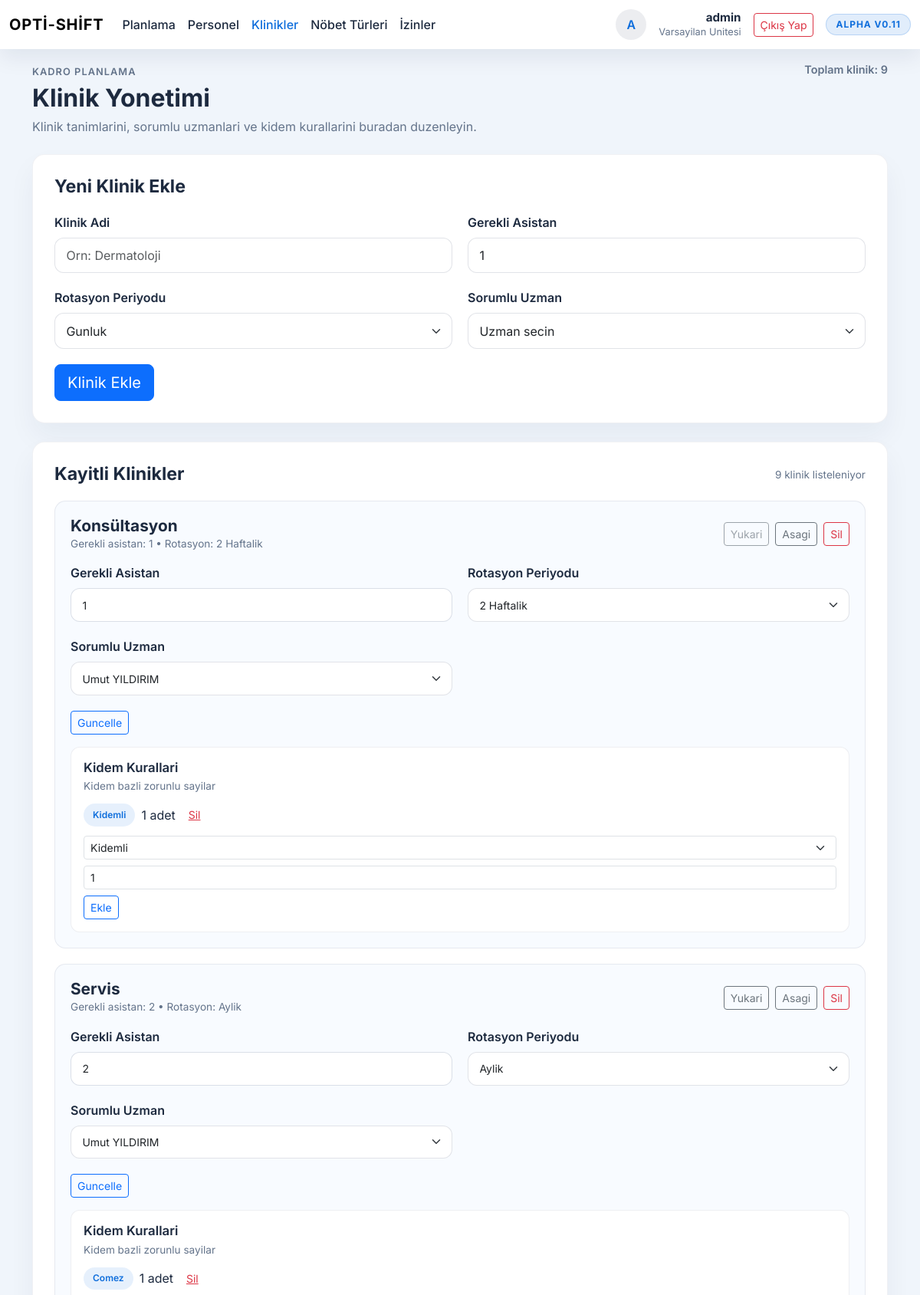
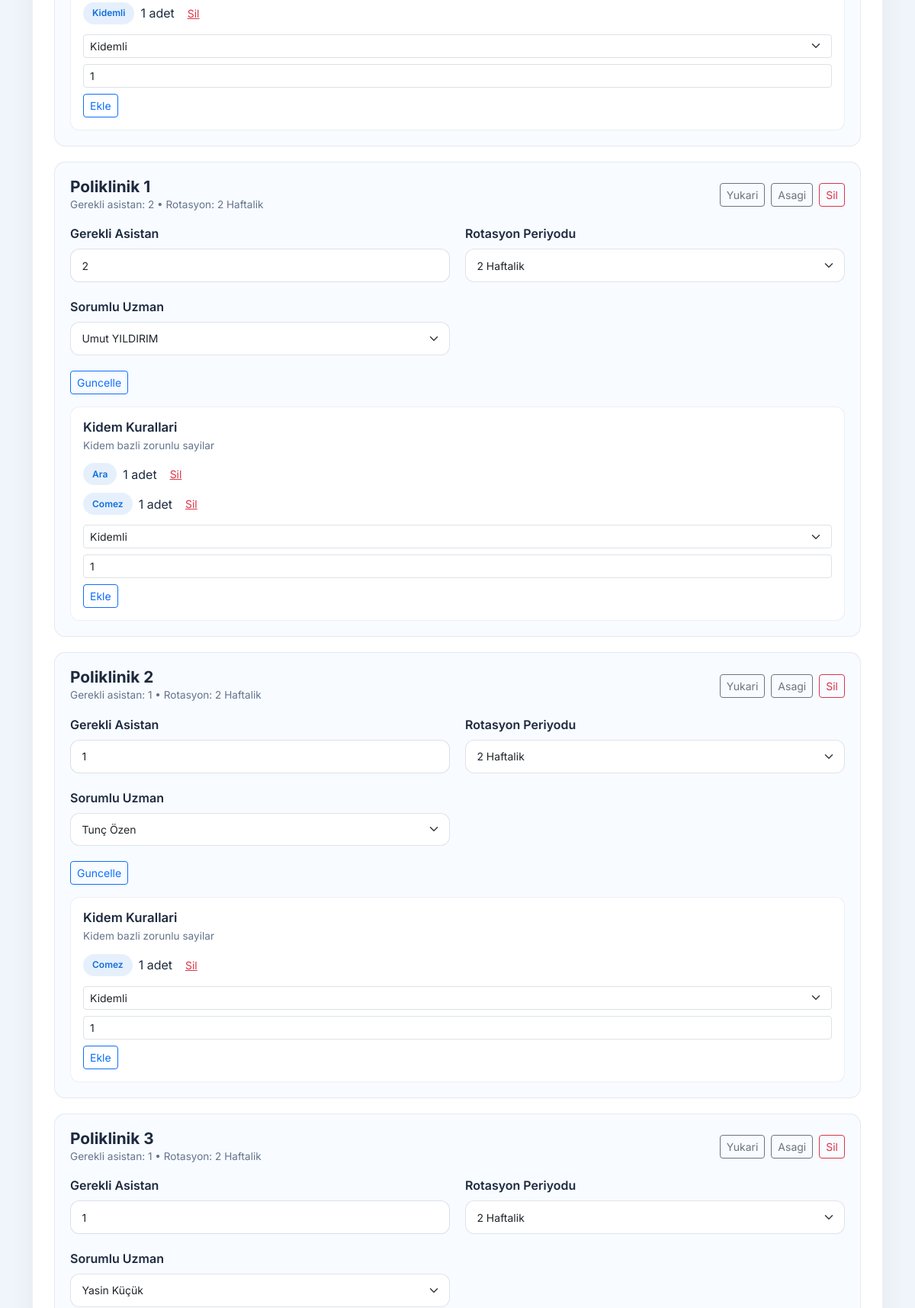
The app's page /klinikler (signed in, upper part) with its own data (2 pictures, top to bottom).
### tables this page shows
CREATE TABLE units (
            id INTEGER PRIMARY KEY AUTOINCREMENT,
            name TEXT NOT NULL UNIQUE
        );

CREATE TABLE clinics (
                id INTEGER PRIMARY KEY AUTOINCREMENT,
                name TEXT NOT NULL UNIQUE
            , display_order INTEGER, required_assistants INTEGER, sorumlu_uzman_id INTEGER, rotation_period TEXT, unit_id INTEGER REFERENCES units(id));

### app.py (the view, shortened to what this page needs)
@app.route("/klinikler", methods=["GET", "POST"])
@login_required
def klinikler():
    error = None
    unit_id = _require_unit_id()
    staff_rows = [dict(row) for row in list(list_staff(unit_id))]
    specialists = [
        row
        for row in staff_rows
        if (row.get("title") or "").strip().lower() == "uzm. dr."
    ]
    specialist_ids = {row["id"] for row in specialists}
    staff_name_map = {row["id"]: row.get("name") for row in staff_rows}
    rules_lookup = defaultdict(list)
    for rule_row in list(list_clinic_seniority_rules(unit_id)):
        rule_dict = dict(rule_row)
        clinic_id = rule_dict.get("clinic_id")
        if clinic_id is None:
            continue
        seniority_key = (rule_dict.get("required_seniority") or "").strip().lower()
        rule_dict["required_seniority"] = seniority_key
        rule_dict["seniority_label"] = SENIORITY_LABELS.get(seniority_key, seniority_key.title())
        rules_lookup[clinic_id].append(rule_dict)
    clinic_records = []
    for row in list(list_clinics(unit_id)):
        row_dict = dict(row)
        clinic_id = row_dict.get("id")
        rotation_period = (row_dict.get("rotation_period") or DEFAULT_ROTATION_PERIOD).strip().lower()
        if rotation_period not in CLINIC_ROTATION_LABELS:
            rotation_period = DEFAULT_ROTATION_PERIOD
        row_dict["rotation_period"] = rotation_period
        row_dict["rotation_period_label"] = CLINIC_ROTATION_LABELS.get(rotation_period, rotation_period.title())
        responsible_id = row_dict.get("sorumlu_uzman_id")
        row_dict["responsible_name"] = (
            staff_name_map.get(responsible_id) if responsible_id is not None else None
        )
        row_dict["seniority_rules"] = sorted(
            rules_lookup.get(clinic_id, []),
            key=lambda item: item.get("seniority_label", ""),
        )
        clinic_records.append(row_dict)
    return render_template(
        "klinikler.html",
        clinics=clinic_records,
        specialists=specialists,
        error=error,
        rotation_options=CLINIC_ROTATION_OPTIONS,
        seniority_options=SENIORITY_CHOICES,
        default_rotation=DEFAULT_ROTATION_PERIOD,
    )

### app.py (called while the page is built)
def _current_unit() -> Optional[Dict[str, str]]:
    return getattr(g, "current_unit", None)

def _require_unit_id() -> int:
    unit = _current_unit()
    if not unit:
        abort(401)
    return int(unit["id"])

@app.before_request
def load_current_account() -> None:
    unit_id = session.get("unit_id")
    username = session.get("username")
    g.current_user = None
    g.current_unit = None
    if unit_id is None:
        return
    unit_row = get_unit_by_id(unit_id)
    if unit_row is None:
        session.clear()
        return
    g.current_user = {"username": username or "", "unit_id": int(unit_row["id"])}
    g.current_unit = {"id": int(unit_row["id"]), "name": unit_row["name"]}

@app.context_processor
def inject_template_context():
    unit = _current_unit()
    user = getattr(g, "current_user", None)
    unit_name = unit["name"] if unit else None
    username = user["username"] if user else None
    return {
        "current_username": username,
        "current_clinic_name": unit_name,
        "current_unit_name": unit_name,
    }

def login_required(view):
    @wraps(view)
    def wrapped_view(*args, **kwargs):
        if "unit_id" not in session:
            next_candidate = request.full_path if request.query_string else request.path
            next_hint = _safe_redirect_target(next_candidate.rstrip("?"))
            if next_hint:
                return redirect(url_for("login", next=next_hint))
            return redirect(url_for("login"))
        return view(*args, **kwargs)
    return wrapped_view

### src/db.py (called while the page is built)
def get_connection() -> sqlite3.Connection:
    conn = sqlite3.connect(DB_PATH)
    conn.row_factory = sqlite3.Row
    conn.execute("PRAGMA foreign_keys = ON")
    return conn

def get_unit_by_id(unit_id: int) -> Optional[Mapping[str, Any]]:
    with get_connection() as conn:
        row = conn.execute(
            "SELECT id, name FROM units WHERE id = ?",
            (unit_id,),
        ).fetchone()
    return row

def list_staff(unit_id: int) -> Iterable[Mapping[str, Optional[str]]]:
    with get_connection() as conn:
        rows = conn.execute(
            """
            SELECT id, name, title, seniority, min_night_duties_per_month, max_night_duties_per_month
            FROM staff
            WHERE unit_id = ?
            ORDER BY id ASC
            """,
            (unit_id,),
        ).fetchall()
    return rows

### templates/klinikler.html (shortened to what this page needs)
{% extends "layout.html" %}
{% block page_header %}
  <div class="opt-page-header">
    <div>
      <span class="opt-page-eyebrow">Kadro Planlama</span>
      <h1 class="opt-page-title">Klinik Yonetimi</h1>
      <p class="opt-page-subtitle">
        Klinik tanimlarini, sorumlu uzmanlari ve kidem kurallarini buradan duzenleyin.
      </p>
    </div>
    <div class="opt-page-actions">
      <span class="opt-page-meta">Toplam klinik: {{ clinics|length }}</span>
    </div>
  </div>
{% endblock %}
{% block content %}
  <section class="opt-surface-card">
    <header class="opt-toolbar">
      <h2 class="opt-toolbar-title">Yeni Klinik Ekle</h2>
    </header>
    <form method="post" action="{{ url_for('klinikler') }}" class="opt-form-grid opt-form-grid--cols-2">
      <div>
        <label class="form-label" for="name">Klinik Adi</label>
        <input type="text" id="name" name="name" class="form-control" placeholder="Orn: Dermatoloji" required>
      </div>
      <div>
        <label class="form-label" for="required_assistants">Gerekli Asistan</label>
        <input type="number" id="required_assistants" name="required_assistants" class="form-control" value="1" min="1" required>
      </div>
      <div>
        <label class="form-label" for="rotation_period">Rotasyon Periyodu</label>
        <select id="rotation_period" name="rotation_period" class="form-select">
          {% for value, label in rotation_options %}
            <option value="{{ value }}" {% if value == default_rotation %}selected{% endif %}>{{ label }}</option>
          {% endfor %}
        </select>
      </div>
      <div>
        <label class="form-label" for="responsible_specialist">Sorumlu Uzman</label>
        <select id="responsible_specialist" name="responsible_specialist" class="form-select">
          <option value="">Uzman secin</option>
        </select>
      </div>
      <div class="opt-form-grid__full">
        <div class="opt-floating-actions">
          <button type="submit" class="btn btn-primary btn-lg">Klinik Ekle</button>
        </div>
      </div>
    </form>
  </section>
  <section class="opt-surface-card">
    <header class="opt-toolbar">
      <h2 class="opt-toolbar-title">Kayitli Klinikler</h2>
      {% if clinics %}
        <span class="opt-meta">{{ clinics|length }} klinik listeleniyor</span>
      {% endif %}
    </header>
    {% if clinics %}
      <div class="opt-clinic-list">
        {% for clinic in clinics %}
          <article class="opt-clinic-card">
            <div class="opt-clinic-card__header">
              <div>
                <h3 class="opt-clinic-card__title">{{ clinic['name'] }}</h3>
                <p class="opt-meta mb-0">
                  Gerekli asistan: {{ clinic['required_assistants'] or 1 }} • Rotasyon: {{ clinic['rotation_period_label'] }}
                </p>
              </div>
              <div class="opt-clinic-card__actions">
                <form method="post" action="{{ url_for('klinikler') }}">
                  <button type="submit" class="btn btn-outline-secondary btn-sm" {% if loop.first %}disabled{% endif %}>Yukari</button>
                </form>
                <form method="post" action="{{ url_for('klinikler') }}">
                  <button type="submit" class="btn btn-outline-secondary btn-sm" {% if loop.last %}disabled{% endif %}>Asagi</button>
                </form>
                <form method="post" action="{{ url_for('klinikler') }}">
                  <button type="submit" class="btn btn-outline-danger btn-sm">Sil</button>
                </form>
              </div>
            </div>
            <div class="opt-clinic-card__body">
              <form method="post" action="{{ url_for('klinikler') }}" class="opt-clinic-update">
                <div class="opt-form-grid opt-form-grid--cols-2">
                  <div>
                    <label class="form-label" for="required_assistants_{{ clinic['id'] }}">Gerekli Asistan</label>
                    <input
                      type="number"
                      id="required_assistants_{{ clinic['id'] }}"
                      name="required_assistants"
                      class="form-control form-control-sm"
                      value="{{ clinic['required_assistants'] or 1 }}"
                      min="1"
                      required
                    >
                  </div>
                  <div>
                    <label class="form-label" for="rotation_period_{{ clinic['id'] }}">Rotasyon Periyodu</label>
                    <select id="rotation_period_{{ clinic['id'] }}" name="rotation_period" class="form-select form-select-sm">
                      {% for value, label in rotation_options %}
                        <option value="{{ value }}" {% if value == clinic['rotation_period'] %}selected{% endif %}>{{ label }}</option>
                      {% endfor %}
                    </select>
                  </div>
                  <div>
                    <label class="form-label" for="responsible_specialist_{{ clinic['id'] }}">Sorumlu Uzman</label>
                    <select id="responsible_specialist_{{ clinic['id'] }}" name="responsible_specialist" class="form-select form-select-sm">
                      {% for specialist in specialists %}
                        <option value="{{ specialist['id'] }}" {% if clinic['sorumlu_uzman_id'] == specialist['id'] %}selected{% endif %}>
                          {{ specialist['name'] }}
                        </option>
                      {% endfor %}
                    </select>
                  </div>
                  <div class="opt-clinic-update__actions">
                    <button type="submit" class="btn btn-outline-primary btn-sm">Guncelle</button>
                  </div>
                </div>
              </form>
              <div class="opt-clinic-rules">
                <div class="opt-clinic-rules__header">
                  <h4>Kidem Kurallari</h4>
                  <span class="opt-meta">Kidem bazli zorunlu sayilar</span>
                </div>
                {% if clinic.seniority_rules %}
                  <ul class="opt-clinic-rules__list">
                    {% for rule in clinic.seniority_rules %}
                      <li>
                        <span class="opt-badge">{{ rule["seniority_label"] }}</span>
                        <span>{{ rule["required_count"] }} adet</span>
                        <form method="post" action="{{ url_for('klinikler') }}">
                          <button type="submit" class="btn btn-link btn-sm text-danger">Sil</button>
                        </form>
                      </li>
                    {% endfor %}
                  </ul>
                {% else %}
                  <p class="opt-meta mb-2">Henuz kural eklenmedi.</p>
                {% endif %}
                <form method="post" action="{{ url_for('klinikler') }}" class="opt-clinic-rules__form">
                  <select name="required_seniority" class="form-select form-select-sm">
                    {% for value, label in seniority_options %}
                      <option value="{{ value }}">{{ label }}</option>
                    {% endfor %}
                  </select>
                  <input type="number" name="required_count" class="form-control form-control-sm" value="1" min="1">
                  <button type="submit" class="btn btn-outline-primary btn-sm">Ekle</button>
                </form>
              </div>
            </div>
          </article>
        {% endfor %}
      </div>
    {% else %}
      <div class="opt-empty-state">
        <p>Henuz klinik eklenmedi. Once ekip yapinizi olusturun.</p>
      </div>
    {% endif %}
  </section>
{% endblock %}

### templates/layout.html (shortened to what this page needs)
<!doctype html>
<html lang="tr">
  <head>
    <link
      href="https://cdn.jsdelivr.net/npm/bootstrap@5.3.3/dist/css/bootstrap.min.css"
      rel="stylesheet"
    >
    <link rel="stylesheet" href="{{ url_for('static', filename='css/app.css') }}">
  </head>
  <body>
    {% block navbar %}
      <nav class="navbar navbar-expand-lg navbar-light fixed-top opt-navbar">
        <div class="container-fluid">
          <a class="navbar-brand" href="{{ url_for('planla') }}">Opti-Shift</a>
          <div class="collapse navbar-collapse" id="primaryNav">
            {% set endpoint = request.endpoint %}
            <ul class="navbar-nav me-auto mb-2 mb-lg-0">
              <li class="nav-item">
                <a class="nav-link {% if endpoint in ['planla', 'planla_approve'] %}active{% endif %}" href="{{ url_for('planla') }}">Planlama</a>
              </li>
              <li class="nav-item">
                <a class="nav-link {% if endpoint == 'personel' %}active{% endif %}" href="{{ url_for('personel') }}">Personel</a>
              </li>
              <li class="nav-item">
                <a class="nav-link {% if endpoint == 'klinikler' %}active{% endif %}" href="{{ url_for('klinikler') }}">Klinikler</a>
              </li>
              <li class="nav-item">
                <a class="nav-link {% if endpoint == 'nobetler' %}active{% endif %}" href="{{ url_for('nobetler') }}">Nöbet Türleri</a>
              </li>
              <li class="nav-item">
                <a class="nav-link {% if endpoint == 'nler' %}active{% endif %}" href="{{ url_for('nler') }}">İzinler</a>
              </li>
            </ul>
            <div class="d-flex align-items-center gap-3 mt-3 mt-lg-0">
              {% if current_username %}
                <div class="opt-avatar d-none d-lg-flex">
                  {{ (current_username or 'M')[:1]|upper }}
                </div>
                <div class="opt-user-meta text-end">
                  <strong>{{ current_username }}</strong>
                  <span>{{ current_unit_name or 'Ünite seçilmedi' }}</span>
                </div>
                <a class="btn btn-outline-danger btn-sm" href="{{ url_for('logout') }}">Çıkış Yap</a>
              {% else %}
                <a class="btn btn-primary btn-sm" href="{{ url_for('login') }}">Giriş Yap</a>
              {% endif %}
              <span class="opt-navbar-tag">Alpha v0.11</span>
            </div>
          </div>
        </div>
      </nav>
    {% endblock %}
    <main class="opt-app-main">
      <div class="{% block container %}container{% endblock %}">
        {% block page_header %}{% endblock %}
        {% block content %}{% endblock %}
      </div>
    </main>
  </body>
</html>

### records on screen
units: name "Varsayilan Unitesi"
clinics: name "Konsültasyon"
clinics: name "Servis"
clinics: name "Poliklinik 1"
clinics: name "Poliklinik 2"
clinics: name "Poliklinik 3"

### other values on screen
{{ (current_username or 'M')[:1]|upper }} "A"
{{ current_username }} "admin"
{{ clinics|length }} "9"
{{ clinic['required_assistants'] or 1 }} "1" "2" "2" "1" "1"
{{ clinic['rotation_period_label'] }} "2 Haftalik" "Aylik" "2 Haftalik" "2 Haftalik" "2 Haftalik"
{{ rule["seniority_label"] }} "Kidemli" "Comez" "Kidemli" "Ara" "Comez" "Comez"
{{ rule["required_count"] }} "1" "1" "1" "1" "1" "1"
form field rotation_period "Gunluk"
form field rotation_period "2 Haftalik"
form field responsible_specialist "Umut YILDIRIM"
form field required_seniority "Kidemli"
form field rotation_period "Aylik"
form field responsible_specialist "Tunç Özen"
form field responsible_specialist "Yasin Küçük"
